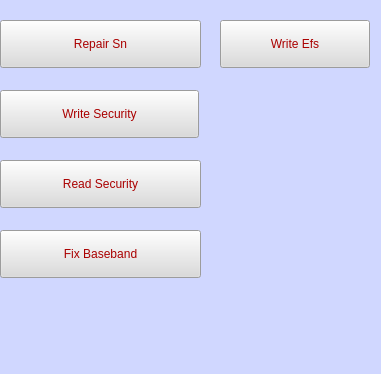
      <widget class="QDockWidget" name="exynosdock">
       <property name="geometry">
        <rect>
         <x>0</x>
         <y>310</y>
         <width>381</width>
         <height>374</height>
        </rect>
       </property>
       <property name="palette">
        <palette>
         <active>
          <colorrole role="WindowText">
           <brush brushstyle="SolidPattern">
            <color alpha="255">
             <red>170</red>
             <green>0</green>
             <blue>0</blue>
            </color>
           </brush>
          </colorrole>
          <colorrole role="Button">
           <brush brushstyle="SolidPattern">
            <color alpha="255">
             <red>208</red>
             <green>215</green>
             <blue>255</blue>
            </color>
           </brush>
          </colorrole>
          <colorrole role="Text">
           <brush brushstyle="SolidPattern">
            <color alpha="255">
             <red>170</red>
             <green>0</green>
             <blue>0</blue>
            </color>
           </brush>
          </colorrole>
          <colorrole role="ButtonText">
           <brush brushstyle="SolidPattern">
            <color alpha="255">
             <red>170</red>
             <green>0</green>
             <blue>0</blue>
            </color>
           </brush>
          </colorrole>
          <colorrole role="Base">
           <brush brushstyle="SolidPattern">
            <color alpha="255">
             <red>208</red>
             <green>215</green>
             <blue>255</blue>
            </color>
           </brush>
          </colorrole>
          <colorrole role="Window">
           <brush brushstyle="SolidPattern">
            <color alpha="255">
             <red>208</red>
             <green>215</green>
             <blue>255</blue>
            </color>
           </brush>
          </colorrole>
         </active>
         <inactive>
          <colorrole role="WindowText">
           <brush brushstyle="SolidPattern">
            <color alpha="255">
             <red>170</red>
             <green>0</green>
             <blue>0</blue>
            </color>
           </brush>
          </colorrole>
          <colorrole role="Button">
           <brush brushstyle="SolidPattern">
            <color alpha="255">
             <red>208</red>
             <green>215</green>
             <blue>255</blue>
            </color>
           </brush>
          </colorrole>
          <colorrole role="Text">
           <brush brushstyle="SolidPattern">
            <color alpha="255">
             <red>170</red>
             <green>0</green>
             <blue>0</blue>
            </color>
           </brush>
          </colorrole>
          <colorrole role="ButtonText">
           <brush brushstyle="SolidPattern">
            <color alpha="255">
             <red>170</red>
             <green>0</green>
             <blue>0</blue>
            </color>
           </brush>
          </colorrole>
          <colorrole role="Base">
           <brush brushstyle="SolidPattern">
            <color alpha="255">
             <red>208</red>
             <green>215</green>
             <blue>255</blue>
            </color>
           </brush>
          </colorrole>
          <colorrole role="Window">
           <brush brushstyle="SolidPattern">
            <color alpha="255">
             <red>208</red>
             <green>215</green>
             <blue>255</blue>
            </color>
           </brush>
          </colorrole>
         </inactive>
         <disabled>
          <colorrole role="WindowText">
           <brush brushstyle="SolidPattern">
            <color alpha="255">
             <red>170</red>
             <green>0</green>
             <blue>0</blue>
            </color>
           </brush>
          </colorrole>
          <colorrole role="Button">
           <brush brushstyle="SolidPattern">
            <color alpha="255">
             <red>208</red>
             <green>215</green>
             <blue>255</blue>
            </color>
           </brush>
          </colorrole>
          <colorrole role="Text">
           <brush brushstyle="SolidPattern">
            <color alpha="255">
             <red>170</red>
             <green>0</green>
             <blue>0</blue>
            </color>
           </brush>
          </colorrole>
          <colorrole role="ButtonText">
           <brush brushstyle="SolidPattern">
            <color alpha="255">
             <red>170</red>
             <green>0</green>
             <blue>0</blue>
            </color>
           </brush>
          </colorrole>
          <colorrole role="Base">
           <brush brushstyle="SolidPattern">
            <color alpha="255">
             <red>208</red>
             <green>215</green>
             <blue>255</blue>
            </color>
           </brush>
          </colorrole>
          <colorrole role="Window">
           <brush brushstyle="SolidPattern">
            <color alpha="255">
             <red>208</red>
             <green>215</green>
             <blue>255</blue>
            </color>
           </brush>
          </colorrole>
         </disabled>
        </palette>
       </property>
       <property name="acceptDrops">
        <bool>true</bool>
       </property>
       <property name="statusTip">
        <string notr="true"/>
       </property>
       <property name="whatsThis">
        <string notr="true"/>
       </property>
       <property name="accessibleName">
        <string notr="true"/>
       </property>
       <property name="accessibleDescription">
        <string notr="true"/>
       </property>
       <property name="layoutDirection">
        <enum>Qt::LeftToRight</enum>
       </property>
       <property name="autoFillBackground">
        <bool>false</bool>
       </property>
       <property name="styleSheet">
        <string notr="true">font: 11pt &quot;Georgia&quot;;
background-color: rgb(208, 215, 255);
color: rgb(255, 255, 255);
color: rgb(170, 0, 0);</string>
       </property>
       <property name="floating">
        <bool>false</bool>
       </property>
       <property name="features">
        <set>QDockWidget::DockWidgetMovable</set>
       </property>
       <property name="allowedAreas">
        <set>Qt::TopDockWidgetArea</set>
       </property>
       <property name="windowTitle">
        <string notr="true">Exynos Tools</string>
       </property>
       <widget class="QWidget" name="exnoswidget">
        <widget class="QPushButton" name="fixbaseband">
         <property name="geometry">
          <rect>
           <x>0</x>
           <y>230</y>
           <width>201</width>
           <height>48</height>
          </rect>
         </property>
         <property name="styleSheet">
          <string notr="true">background-color: rgb(219, 219, 219);</string>
         </property>
         <property name="text">
          <string>Fix Baseband</string>
         </property>
         <property name="autoDefault">
          <bool>true</bool>
         </property>
         <property name="flat">
          <bool>false</bool>
         </property>
        </widget>
        <widget class="QPushButton" name="readefs">
         <property name="geometry">
          <rect>
           <x>0</x>
           <y>160</y>
           <width>201</width>
           <height>48</height>
          </rect>
         </property>
         <property name="styleSheet">
          <string notr="true">background-color: rgb(219, 219, 219);</string>
         </property>
         <property name="text">
          <string>Read Security</string>
         </property>
         <property name="autoDefault">
          <bool>true</bool>
         </property>
         <property name="flat">
          <bool>false</bool>
         </property>
        </widget>
        <widget class="QPushButton" name="partialefs">
         <property name="geometry">
          <rect>
           <x>0</x>
           <y>90</y>
           <width>199</width>
           <height>48</height>
          </rect>
         </property>
         <property name="styleSheet">
          <string notr="true">background-color: rgb(219, 219, 219);</string>
         </property>
         <property name="text">
          <string>Write Security</string>
         </property>
        </widget>
        <widget class="QPushButton" name="repairsnexn">
         <property name="geometry">
          <rect>
           <x>0</x>
           <y>20</y>
           <width>201</width>
           <height>48</height>
          </rect>
         </property>
         <property name="styleSheet">
          <string notr="true">background-color: rgb(219, 219, 219);</string>
         </property>
         <property name="text">
          <string>Repair Sn</string>
         </property>
         <property name="autoDefault">
          <bool>true</bool>
         </property>
         <property name="flat">
          <bool>false</bool>
         </property>
        </widget>
        <widget class="QPushButton" name="writeefs">
         <property name="geometry">
          <rect>
           <x>220</x>
           <y>20</y>
           <width>150</width>
           <height>48</height>
          </rect>
         </property>
         <property name="maximumSize">
          <size>
           <width>16777215</width>
           <height>16777215</height>
          </size>
         </property>
         <property name="layoutDirection">
          <enum>Qt::LeftToRight</enum>
         </property>
         <property name="styleSheet">
          <string notr="true">background-color: rgb(219, 219, 219);</string>
         </property>
         <property name="text">
          <string>Write Efs</string>
         </property>
         <property name="autoDefault">
          <bool>true</bool>
         </property>
         <property name="flat">
          <bool>false</bool>
         </property>
        </widget>
       </widget>
      </widget>
